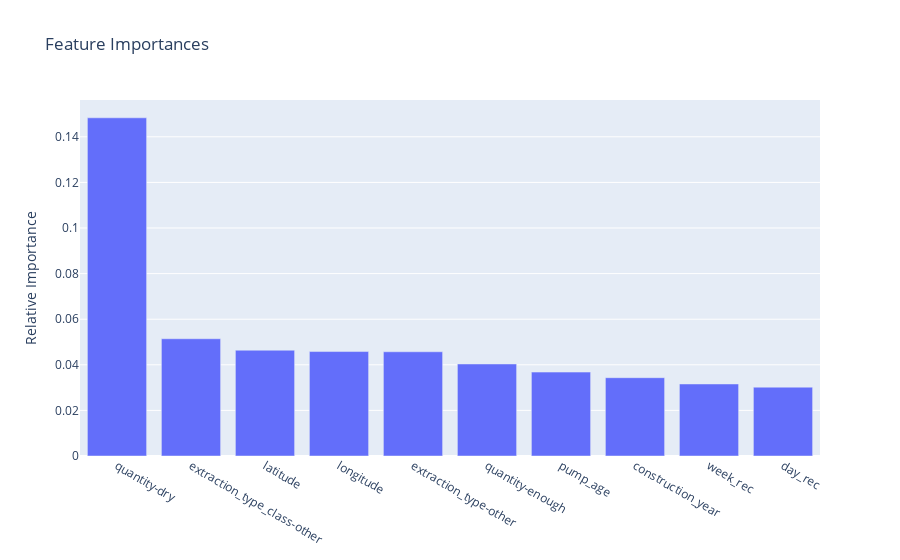

Here is the notebook cell this chart was saved with:
### Code cell
importances = pd.DataFrame({'feature': X_trans_names, 'importance': etc_feature_importance}).sort_values('importance', ascending=False).reset_index(drop=True)

trace = go.Bar(x=importances.head(40).feature, y=importances.head(10).importance)

layout = go.Layout(title='Feature Importances',
                  yaxis=dict(title='Relative Importance'))

fig = go.Figure([trace], layout)
iplot(fig, filename='feature_importance.html')

### Figure 1 — Plotly figure (JSON) as saved in the notebook; plotly's stock layout.template omitted (floating-point values rounded to 4 significant figures)
{"data": [{"type": "bar", "x": ["quantity-dry", "extraction_type_class-other", "latitude", "longitude", "extraction_type-other", "quantity-enough", "pump_age", "construction_year", "week_rec", "day_rec", "payment_type-never pay", "quantity-insufficient", "water_quality-unknown", "funder-government of tanzania", "extraction_type_class-handpump", "funder-OTHER", "year_rec", "source-spring", "payment_type-per bucket", "management-vwc", "payment_type-unknown", "extraction_type_class-gravity", "quantity-seasonal", "extraction_type-nira/tanira", "source-shallow well", "water_quality-soft", "payment_type-monthly", "extraction_type-gravity", "scheme_management-vwc", "source-machine dbh", "source-rainwater harvesting", "source_class-surface", "lga-OTHER", "basin-internal", "source_class-groundwater", "payment_type-annually", "basin-lake victoria", "basin-lake nyasa", "basin-pangani", "basin-rufiji"], "y": [0.1483, 0.05143, 0.0464, 0.04581, 0.04572, 0.04037, 0.03681, 0.03435, 0.03159, 0.03019]}], "layout": {"title": {"text": "Feature Importances"}, "yaxis": {"title": {"text": "Relative Importance"}}}}
